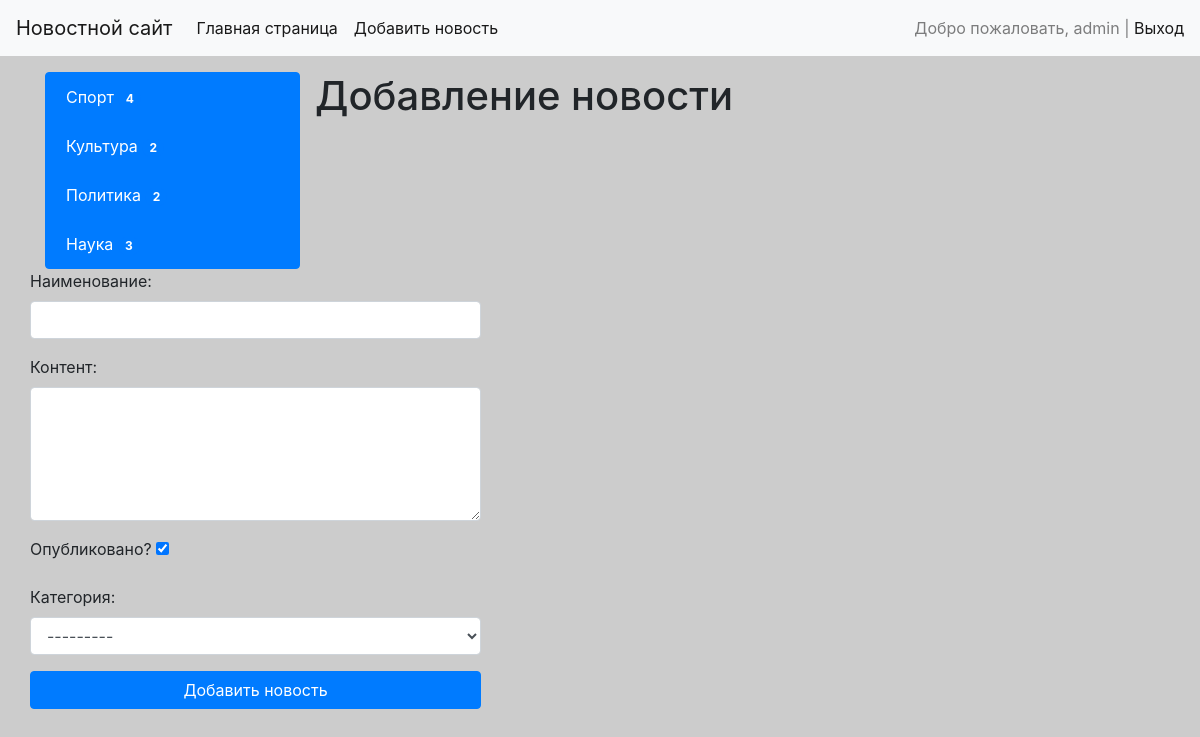
The page /news/add-news (signed in) on the database its author committed.
### news/models.py (models this page shows)
class Category(models.Model):
    title = models.CharField(max_length=150, db_index=True, verbose_name='Наименование категории')
    def get_absolute_url(self):
        return reverse('category', kwargs={"category_id": self.pk})  # 1-й параметр название маршрута
    def __str__(self):
        return self.title
    class Meta:
        verbose_name = 'Категория'
        verbose_name_plural = 'Категории'
        ordering = ['title']

### news/views.py (the view)
# urls.py: path('news/add-news', CreateNews.as_view(), name='add_news')
class CreateNews(LoginRequiredMixin, CreateView):
    form_class = NewsForm
    template_name = 'news/add_news.html'
    raise_exception = True

### news/forms.py (shortened to what this page needs)
class NewsForm(forms.ModelForm):
    class Meta:
        model = News
        fields = ['title', 'content', 'is_published', 'category']
        widgets = {
            'title': forms.TextInput(attrs={'class': 'form-control'}),
            'content': forms.Textarea(attrs={'class': 'form-control', 'rows': 5}),
            'category': forms.Select(attrs={'class': 'form-control'})
        }

### news/templatetags/news_tags.py (called while the page is built)
@register.inclusion_tag('news/list_categories.html')
def show_categories(arg1='Hello', arg2='world'):
    categories = Category.objects.annotate(cnt=Count('news')).filter(cnt__gt=0)
    return {'categories': categories, 'arg1': arg1, 'arg2': arg2}

### news/templates/news/add_news.html (shortened to what this page needs)
{% extends 'base.html' %}
{% block sidebar %}
{% include 'inc/_sidebar.html' %}
{% endblock %}
{% block content %}
<h1>Добавление новости</h1>
<form action="{% url 'add_news' %}" method="post">
    {{ form.as_p }}
    <button type="submit" class="btn btn-primary btn-block">Добавить новость</button>
</form>
{% endblock %}

### templates/inc/_nav.html (shortened to what this page needs)
<nav class="navbar navbar-expand-lg navbar-light bg-light">
  <a class="navbar-brand" href="{% url 'home' %}">Новостной сайт</a>
  <div class="collapse navbar-collapse" id="navbarSupportedContent">
    <ul class="navbar-nav mr-auto">
      <li class="nav-item active"><a class="nav-link" href="{% url 'home' %}">Главная страница </a>
      </li>
      {% if request.user.is_authenticated %}
        <li class="nav-item active"><a class="nav-link" href="{% url 'add_news' %}">Добавить новость
        </a>
            </li>
      {% endif %}
    </ul>
      <span class="navbar-text">
        {% if request.user.is_authenticated %}
        Добро пожаловать, {{ user.username }} | <a href="{% url 'logout' %}">Выход</a>
        {% else %}
        <a href="{% url 'register' %}">Register</a>| <a href="{% url 'login' %}">Login</a>
        {% endif %}
          </span>
  </div>
</nav>

### news/templates/news/list_categories.html
<div class="list-group">
    {% for item in categories %}
    <a href="{{ item.get_absolute_url }}"
       class="list-group-item list-group-item-action active"
       aria-current="true">
     {{item.title}}
      <span class="badge badge-primary badge-pill">{{ item.cnt }} </span>
    </a>
     {% endfor %}
</div>

### mysite/static/css/style.css (style rules this page uses)
body { background-color: #ccc; }

### rows shown on the page
Category: title "Спорт", cnt "4"
Category: title "Культура", cnt "2"
Category: title "Политика", cnt "2"
Category: title "Наука", cnt "3"

### other values the page prints
{{ user.username }} "admin"
